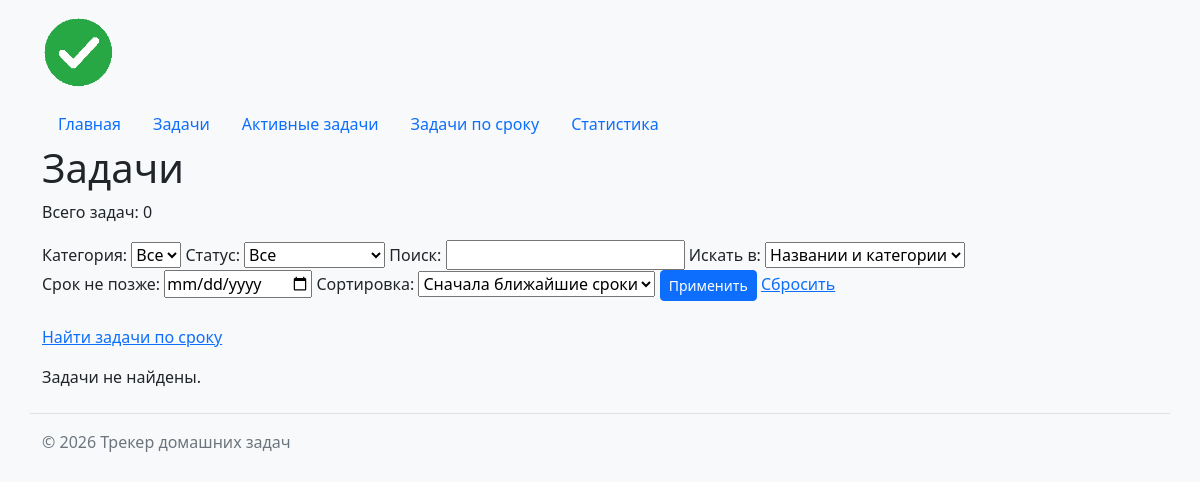
/tasks/, run on an earlier commit of the app's database.
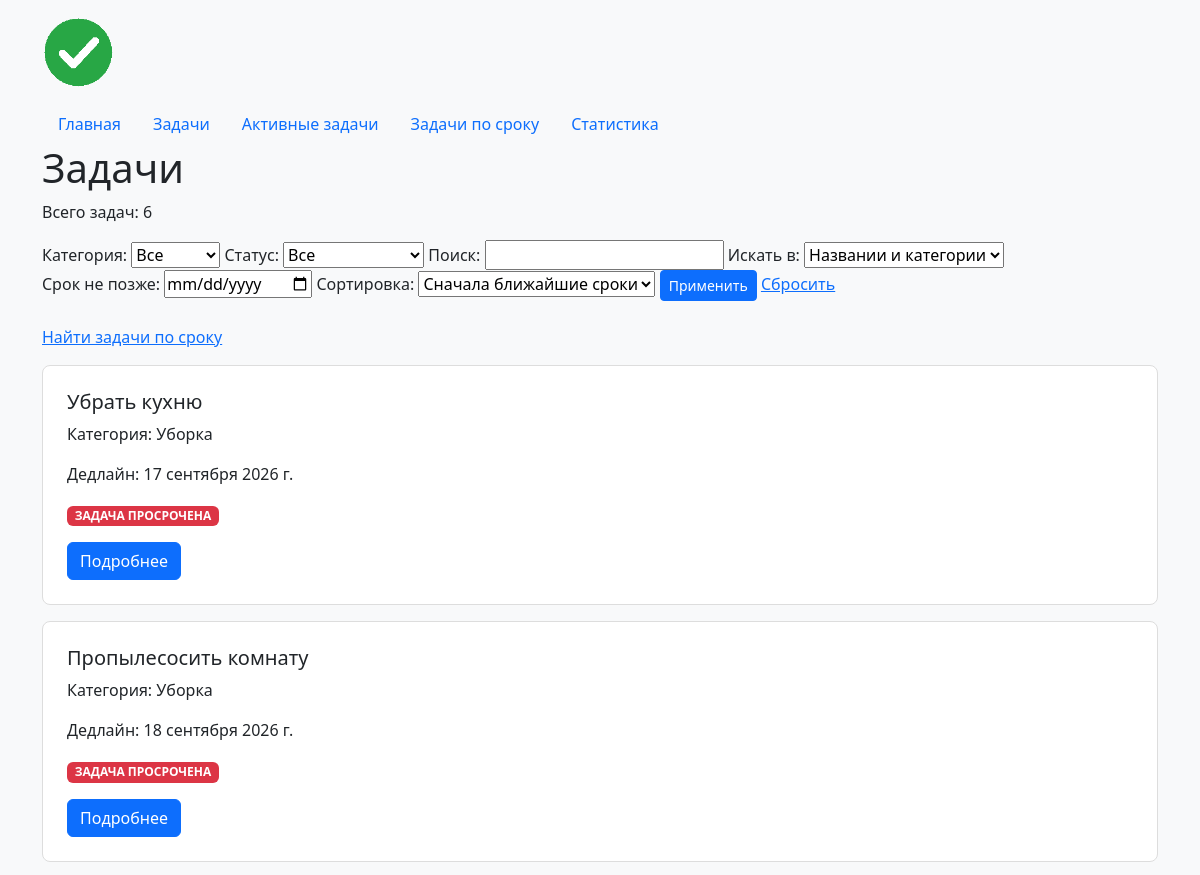
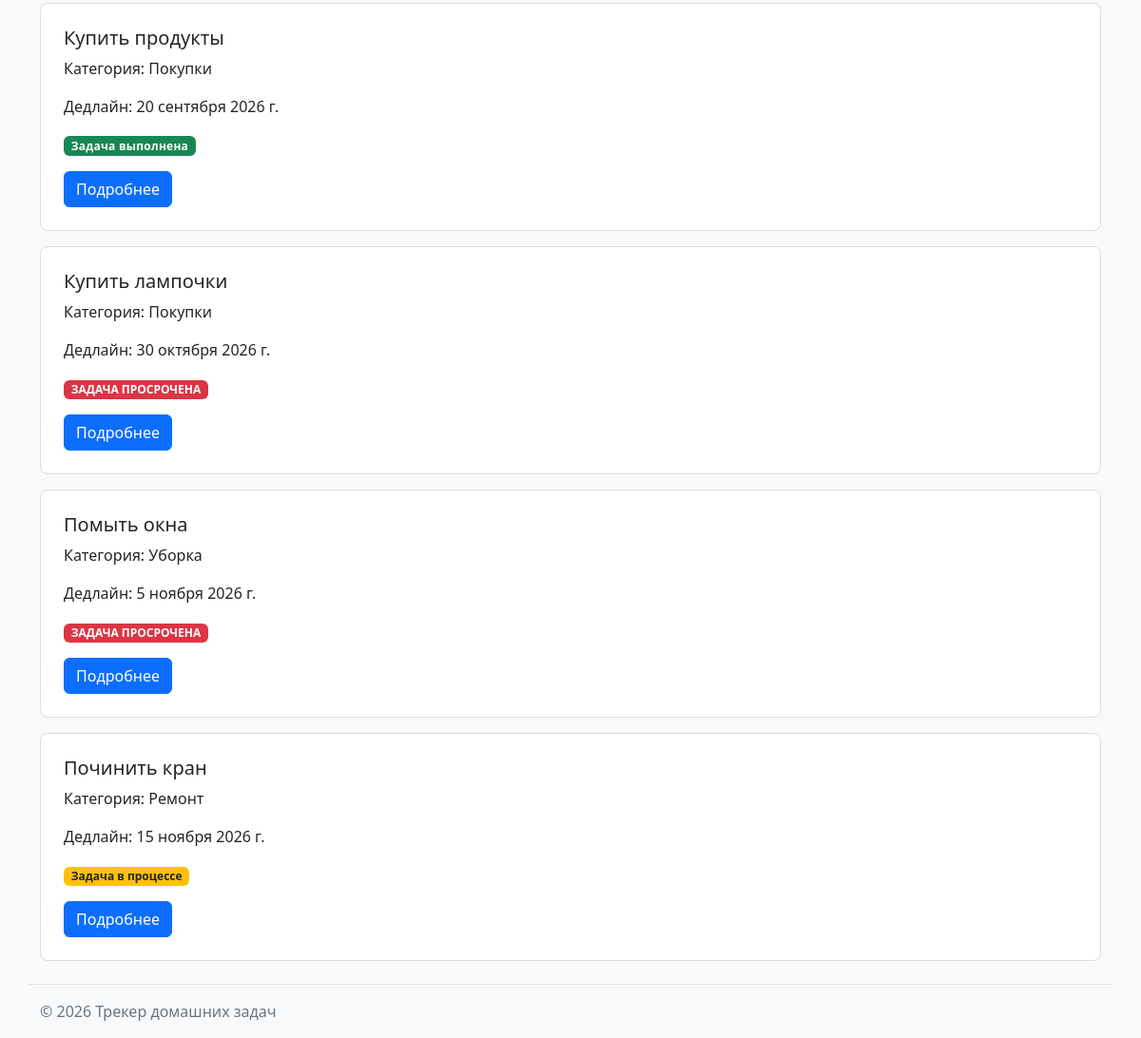
And on a later commit of the database (2 pictures, top to bottom).
### task_pages/models.py (models this page shows, shortened)
class Task(models.Model):
    name = models.CharField("Название", max_length=200)
    category = models.ForeignKey(
        Category, on_delete=models.PROTECT, related_name="tasks",
        verbose_name="Категория",
    )
    deadline = models.DateField("Срок выполнения")
    is_completed = models.BooleanField("Выполнена", default=False)
    class Meta:
        ordering = ["deadline", "id"]
        verbose_name = "Задача"
        verbose_name_plural = "Задачи"
    @property
    def is_overdue(self):
        return not self.is_completed and self.deadline < timezone.localdate()

class Category(models.Model):
    name = models.CharField("Название", max_length=200, unique=True)
    class Meta:
        ordering = ["name"]
        verbose_name = "Категория"
        verbose_name_plural = "Категории"
    def __str__(self):
        return self.name

### task_pages/views.py (the view, shortened to what this page needs)
# urls.py: path('', views.tasks, name='list'),
def tasks(request):
    category = request.GET.get("category", "")
    status = request.GET.get("status", "")
    query = request.GET.get("q", "").strip()
    search_in = request.GET.get("search_in", "all")
    due_date = request.GET.get("date", "")
    sort = request.GET.get("sort", "deadline")
    if sort not in SORTS:
        sort = "deadline"
    if status not in ("active", "completed", "overdue"):
        status = ""
    if search_in not in ("all", "name"):
        search_in = "all"
    tasks_list = Task.objects.select_related("category")
    if category:
        tasks_list = tasks_list.filter(category__name=category)
    if status == "active":
        tasks_list = tasks_list.exclude(is_completed=True)
    elif status == "completed":
        tasks_list = tasks_list.filter(is_completed=True)
    elif status == "overdue":
        tasks_list = tasks_list.filter(
            is_completed=False, deadline__lt=timezone.localdate(),
        )
    invalid_date = False
    page = Paginator(tasks_list.order_by(*SORTS[sort]), 10).get_page(
        request.GET.get("page")
    )
    params = request.GET.copy()
    params.pop("page", None)
    return render(request, "task_pages/task_list.html", {
        "tasks": page.object_list,
        "page_obj": page,
        "query_params": params.urlencode(),
        "categories": Category.objects.order_by("name"),
        "selected_category": category,
        "selected_status": status,
        "q": query,
        "search_in": search_in,
        "due_date": due_date,
        "invalid_date": invalid_date,
        "sort": sort,
        "sort_options": SORT_LABELS.items(),
    })

### task_pages/templates/task_pages/task_list.html (shortened to what this page needs)
{% extends "base.html" %}
{% block content %}
    <h1>Задачи</h1>
    <p>
        Всего задач: {{ page_obj.paginator.count }}
    </p>
    <form method="get" class="mb-4">
        <label>Категория:
            <select name="category">
                <option value="">Все</option>
            </select>
        </label>
        <label>Статус:
            <select name="status">
                <option value="">Все</option>
            </select>
        </label>
        <label>Поиск: <input name="q" value="{{ q }}" type="search"></label>
        <label>Искать в:
            <select name="search_in">
                <option value="all" {% if search_in == 'all' %}selected{% endif %}>Названии и категории</option>
            </select>
        </label>
        <label>Срок не позже: <input type="date" name="date" value="{{ due_date }}"></label>
        <label>Сортировка:
            <select name="sort">
                {% for value, label in sort_options %}
                    <option value="{{ value }}" {% if sort == value %}selected{% endif %}>{{ label }}</option>
                {% endfor %}
            </select>
        </label>
        <button type="submit" class="btn btn-primary btn-sm">Применить</button>
        <a href="{% url 'tasks:list' %}">Сбросить</a>
    </form>
    <p>
        <a href="{% url 'tasks:due' %}">Найти задачи по сроку</a>
    </p>
    {% for task in tasks %}
        {% include "task_pages/includes/task_card.html" %}
    {% empty %}
        <p>Задачи не найдены.</p>
    {% endfor %}
{% endblock %}

### task_pages/templates/task_pages/includes/task_card.html
<article class="card task-card mb-3">
    <div class="card-body">
        <h2 class="card-title h5">
            {{ task.name|default:"Без названия" }}
        </h2>
        <p class="card-text">
            Категория: {{ task.category }}
        </p>
        <p class="card-text">
            Дедлайн: {{ task.deadline }}
        </p>
        <p class="card-text">
            {% include "task_pages/includes/task_status.html" %}
        </p>
        <a
            href="{% url 'tasks:detail' task.id %}"
            class="btn btn-primary"
        >
            Подробнее
        </a>
    </div>
</article>

### task_pages/templates/task_pages/includes/task_status.html
{% if task.is_completed %}
    <span class="badge bg-success task-status task-status-completed">
        Задача выполнена
    </span>
{% elif task.is_overdue %}
    <span class="badge bg-danger task-status task-status-overdue">
        Задача просрочена
    </span>
{% else %}
    <span class="badge bg-warning text-dark task-status task-status-active">
        Задача в процессе
    </span>
{% endif %}

What changed in the data, as far as the page shows it:
added Task: name "Убрать кухню", category "Уборка", deadline "17 сентября 2026 г.", is_completed "ЗАДАЧА ПРОСРОЧЕНА"
added Task: name "Пропылесосить комнату", category "Уборка", deadline "18 сентября 2026 г.", is_completed "ЗАДАЧА ПРОСРОЧЕНА"
added Task: name "Купить продукты", category "Покупки", deadline "20 сентября 2026 г.", is_completed "Задача выполнена"
added Task: name "Купить лампочки", category "Покупки", deadline "30 октября 2026 г.", is_completed "ЗАДАЧА ПРОСРОЧЕНА"
added Task: name "Помыть окна", category "Уборка", deadline "5 ноября 2026 г.", is_completed "ЗАДАЧА ПРОСРОЧЕНА"
added Task: name "Починить кран", category "Ремонт", deadline "15 ноября 2026 г.", is_completed "Задача в процессе"
Also different on the page:
{{ page_obj.paginator.count }}: "0" → "6"
text no longer shown: "Задачи не найдены."
